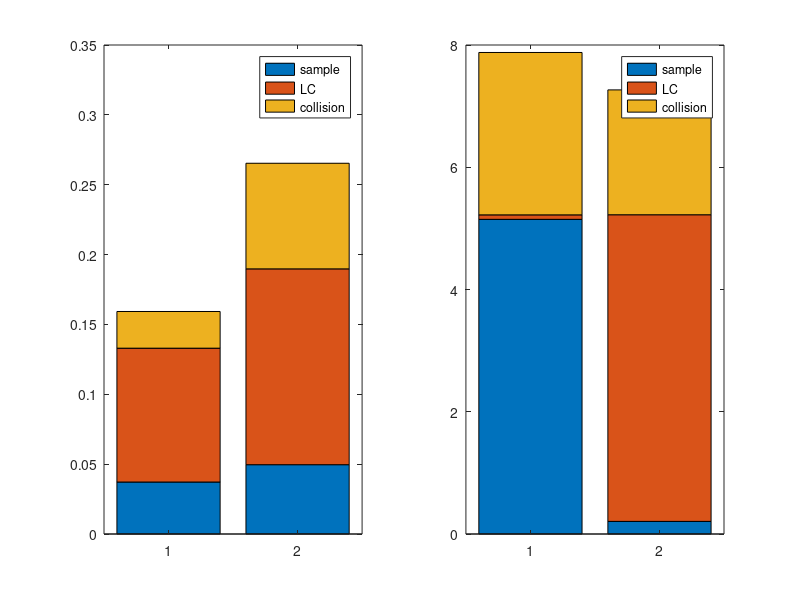

The MATLAB script that drew this image:
clear all
clc

%%

D = load('profile_BiRRT_GD_3poles.txt');

suc = sum(D(:,1));

total_runtime = mean(D(:,3));
proj_count = round(mean(D(:,4)));
proj_time = mean(D(:,5));
col_count = round(mean(D(:,6)));
col_time = mean(D(:,7));
lc_count = round(mean(D(:,12)));
lc_time = mean(D(:,11));
lc_success_count = round(mean(D(:,13)));
sample_time = mean(D(:,14));
sample_success_count = round(mean(D(:,15)));
sample_fail_count = round(mean(D(:,16)));

fprintf('NR:\n');
fprintf('Total runtime: %f sec.\n', total_runtime);
fprintf('Sampling time %f sec, is %f%% of the total runtime,\n', sample_time, sample_time/total_runtime*100);
fprintf('number of samples per sec: %d.\n', (sample_success_count+sample_fail_count)/sample_time);
fprintf('Failed %f%% of %d samples.\n', sample_fail_count/(sample_fail_count+sample_success_count)*100, sample_fail_count+sample_success_count);
fprintf('Succeeded %f%% of %d local-conenction checks.\n', lc_success_count/lc_count*100, lc_count);
fprintf('Total local connection time: %f msec.\n', lc_time*1e3);
fprintf('Avg. local connection time: %f msec.\n', lc_time/lc_count*1e3);
fprintf('number of local connections per sec: %d\n\n', lc_count/total_runtime);

ygd = [sample_time lc_time col_time];
LC(:,1) =  D(:,11)./D(:,12)*1e3;

%%

D = load('profile_BiRRT_PCS_3poles.txt');

suc = sum(D(:,1));

total_runtime = mean(D(:,3));
proj_count = round(mean(D(:,4)));
proj_time = mean(D(:,5));
col_count = round(mean(D(:,6)));
col_time = mean(D(:,7));
lc_count = round(mean(D(:,12)));
lc_time = mean(D(:,11));
lc_success_count = round(mean(D(:,13)));
sample_time = mean(D(:,14));
sample_success_count = round(mean(D(:,15)));
sample_fail_count = round(mean(D(:,16)));

fprintf('PCS:\n');
fprintf('Total runtime: %f sec.\n', total_runtime);
fprintf('Sampling time %f sec, is %f%% of the total runtime,\n', sample_time, sample_time/total_runtime*100);
fprintf('number of samples per sec: %d.\n', (sample_success_count+sample_fail_count)/sample_time);
fprintf('Failed %f%% of %d samples.\n', sample_fail_count/(sample_fail_count+sample_success_count)*100, sample_fail_count+sample_success_count);
fprintf('Succeeded %f%% of %d local-conenction checks.\n', lc_success_count/lc_count*100, lc_count);
fprintf('Total local connection time: %f msec.\n', lc_time*1e3);
fprintf('Avg. local connection time: %f msec.\n', lc_time/lc_count*1e3);
fprintf('number of local connections per sec: %d\n\n', lc_count/total_runtime);

ypcs = [sample_time lc_time col_time];
LC(:,2) =  D(:,11)./D(:,12)*1e3;

%%

D = load('profile_BiRRT_RLX_3poles.txt');

suc = sum(D(:,1));

total_runtime = mean(D(:,3));
proj_count = round(mean(D(:,4)));
proj_time = mean(D(:,5));
col_count = round(mean(D(:,6)));
col_time = mean(D(:,7));
lc_count = round(mean(D(:,12)));
lc_time = mean(D(:,11));
lc_success_count = round(mean(D(:,13)));
sample_time = mean(D(:,14));
sample_success_count = round(mean(D(:,15)));
sample_fail_count = round(mean(D(:,16)));

fprintf('RLX:\n');
fprintf('Total runtime: %f sec.\n', total_runtime);
fprintf('Sampling time %f sec, is %f%% of the total runtime,\n', sample_time, sample_time/total_runtime*100);
fprintf('number of samples per sec: %d.\n', (sample_success_count+sample_fail_count)/sample_time);
fprintf('Failed %f%% of %d samples.\n', sample_fail_count/(sample_fail_count+sample_success_count)*100, sample_fail_count+sample_success_count);
fprintf('Succeeded %f%% of %d local-conenction checks.\n', lc_success_count/lc_count*100, lc_count);
fprintf('Total local connection time: %f msec.\n', lc_time*1e3);
fprintf('Avg. local connection time: %f msec.\n', lc_time/lc_count*1e3);
fprintf('number of local connections per sec: %d\n\n', lc_count/total_runtime);

yrlx = [sample_time lc_time col_time];
LC(:,3) =  D(:,11)./D(:,12)*1e3;

%%

D = load('profile_BiRRT_SG_3poles.txt');

suc = sum(D(:,1));

total_runtime = mean(D(:,3));
proj_count = round(mean(D(:,4)));
proj_time = mean(D(:,5));
col_count = round(mean(D(:,6)));
col_time = mean(D(:,7));
lc_count = round(mean(D(:,12)));
lc_time = mean(D(:,11));
lc_success_count = round(mean(D(:,13)));
sample_time = mean(D(:,14));
sample_success_count = round(mean(D(:,15)));
sample_fail_count = round(mean(D(:,16)));

fprintf('RSS:\n');
fprintf('Total runtime: %f sec.\n', total_runtime);
fprintf('Sampling time %f sec, is %f%% of the total runtime,\n', sample_time, sample_time/total_runtime*100);
fprintf('number of samples per sec: %d.\n', (sample_success_count+sample_fail_count)/sample_time);
fprintf('Failed %f%% of %d samples.\n', sample_fail_count/(sample_fail_count+sample_success_count)*100, sample_fail_count+sample_success_count);
fprintf('Succeeded %f%% of %d local-conenction checks.\n', lc_success_count/lc_count*100, lc_count);
fprintf('Total local connection time: %f msec.\n', lc_time*1e3);
fprintf('Avg. local connection time: %f msec.\n', lc_time/lc_count*1e3);
fprintf('number of local connections per sec: %d\n\n', lc_count/total_runtime);

yrss = [sample_time lc_time col_time];
LC(:,4) =  D(:,11)./D(:,12)*1e3;

%%
figure(1)
clf
subplot(121)
bar([ygd; ypcs],'stacked');
legend('sample','LC','collision');

subplot(122)
bar([yrlx; yrss],'stacked');
legend('sample','LC','collision');
